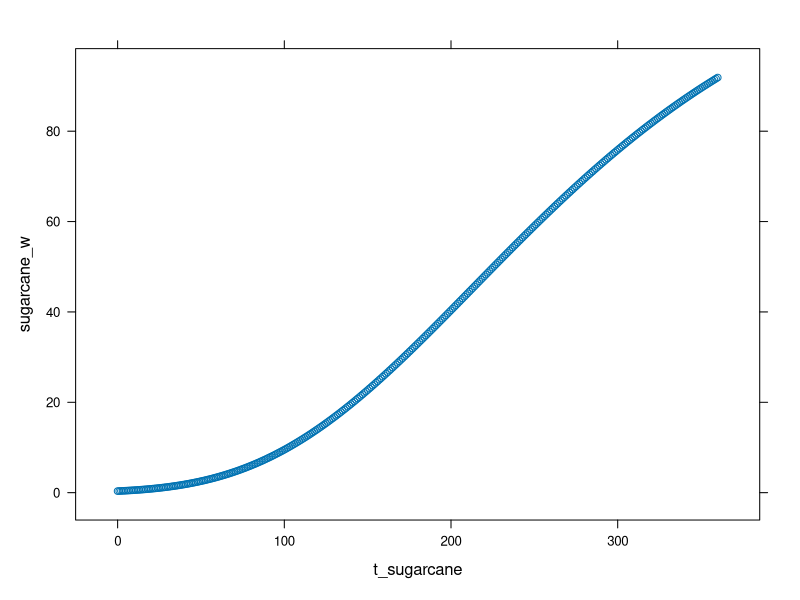
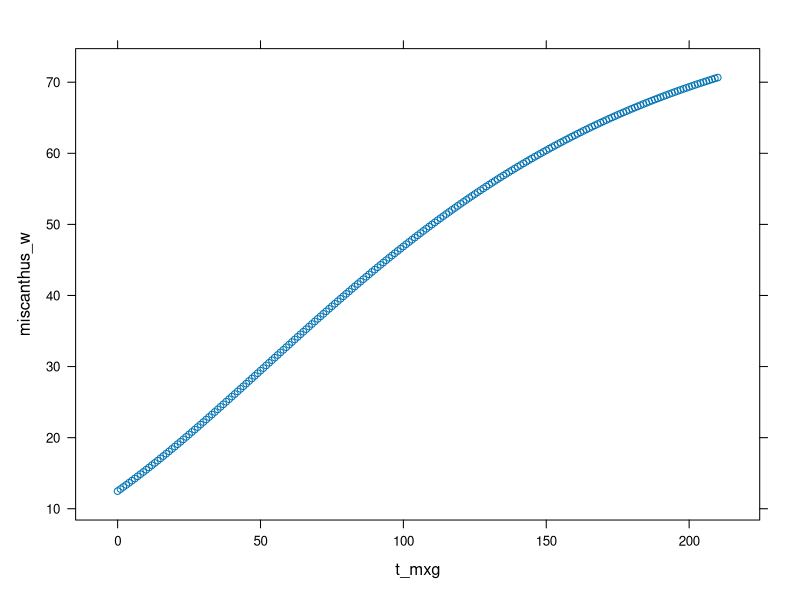

Reproduce these figures in R, in order.
## ---- chunk 1
knitr::opts_chunk$set(echo = TRUE)
## ---- chunk 2
gompertz_W <- function(W0,mu0,D,t){
  output <- W0*exp(mu0*(1-exp(t*D*(-1)))/D)
  return(output)
}

t_sugarcane = seq(0,360)
sugarcane_w = list(t=c(0,100,200,300,360),w=c(1,5,40,80,90))

sugarcane_initial = c(1,0.3,0.065)
objective_function <- function(gompertz_params,observation){
  predicted <- gompertz_W(gompertz_params[1],gompertz_params[2],gompertz_params[3],observation$t)
  error = predicted - observation$w
  E = sum(error^2)
  return(E)
}

sugarcane_parameters <- optim(par = sugarcane_initial,fn = objective_function,observation=sugarcane_w)
sugarcane_parameters
# 0.345142126 0.048789476 0.008296256


miscanthus_w = list(t=c(0,50,100,210),w=c(15,25,50,70))
miscanthus_initial = c(1,0.3,0.065)
miscanthus_parameters <- optim(par = miscanthus_initial,fn = objective_function,observation=miscanthus_w)
miscanthus_parameters
# 12.48171670  0.02291015  0.01219524


## Plotting biomass of sugarcane and miscanthus

t_sugarcane = seq(0,360)
sugarcane_w = gompertz_W(W0=0.345142126 ,mu0 = 0.048789476,D=0.008296256,t=t_sugarcane)
lattice::xyplot(sugarcane_w~t_sugarcane)

t_mxg = seq(0,210)
miscanthus_w <- gompertz_W(W0=12.48171670 ,mu0 = 0.02291015,D=0.01219524,t=t_mxg)
lattice::xyplot(miscanthus_w~t_mxg)

